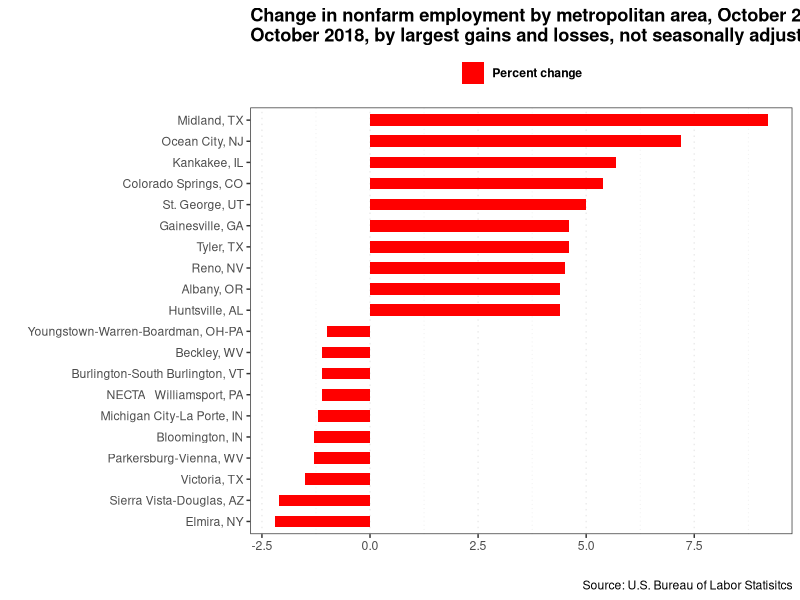

This figure's R source: (Note: this script raises an error after producing the figure.)

# TED: The Economics Daily (BLS) 12.03.18
# Top metropolitan employment gains and losses, October 2017 to October 2018
# https://www.bls.gov/opub/ted/2018/top-metropolitan-employment-gains-and-losses-october-2017-to-october-2018.htm
# Filename: N/A

library(tidyverse)
theme_set(theme_bw())

# Data
emplyg <- data.frame(metro = c("Midland, TX","Ocean City, NJ","Kankakee, IL","Colorado Springs, CO","St. George, UT",
                               "Gainesville, GA","Tyler, TX","Reno, NV","Albany, OR","Huntsville, AL","Youngstown-Warren-Boardman, OH-PA",
                               "Beckley, WV","Burlington-South Burlington, VT","NECTA	Williamsport, PA","Michigan City-La Porte, IN",
                               "Bloomington, IN","Parkersburg-Vienna, WV","Victoria, TX","Sierra Vista-Douglas, AZ","Elmira, NY"),
                     perc = c(9.20,7.2, 5.7,5.4, 5, 4.6, 4.6, 4.5, 4.4, 4.4, -1, -1.1, -1.1, -1.1, -1.2, -1.3, -1.3, -1.5, -2.1, -2.2),
                     emplyc = c(8800, 3000, 2700, 15700, 3300, 4200, 4800, 10700, 2000, 10300, -2300, -500, 
                                -1400, -600, -500, -1000, -500, -600, -700, -800))

# Factor variable
emplyg$metro <- factor(emplyg$metro, levels = emplyg$metro)

ggplot(data = emplyg, aes(x = metro, y = perc))+
  geom_bar(aes(metro, perc, fill = "line1"), stat = "identity", width = 0.55 ) + 
  coord_flip() + 
  labs(title = "Change in nonfarm employment by metropolitan area, October 2017 to\nOctober 2018, by largest gains and losses, not seasonally adjusted",
       x = "",
       y = "",
       caption = "Source: U.S. Bureau of Labor Statisitcs") + 
  scale_fill_manual(breaks = "line1", values = "red", labels = "Percent change") + 
  scale_x_discrete(limits = rev(levels(emplyg$metro))) + # fixes the variable order after coord_flip
  theme(legend.title = element_blank()) + 
  theme(legend.position = "top") + 
  theme(legend.text = element_text(face = "bold")) + 
  theme(plot.title = element_text(face = "bold")) +
  theme(panel.grid.major.y = element_blank()) + 
  theme(panel.grid.minor.y = element_blank()) + 
  theme(panel.grid.major.x = element_line(linetype = "dotted")) + 
  theme(panel.grid.minor.x = element_line(linetype = "dotted")) +
  ggsave("Desktop/emplyg1.png", width = 11, height = 8.5)
